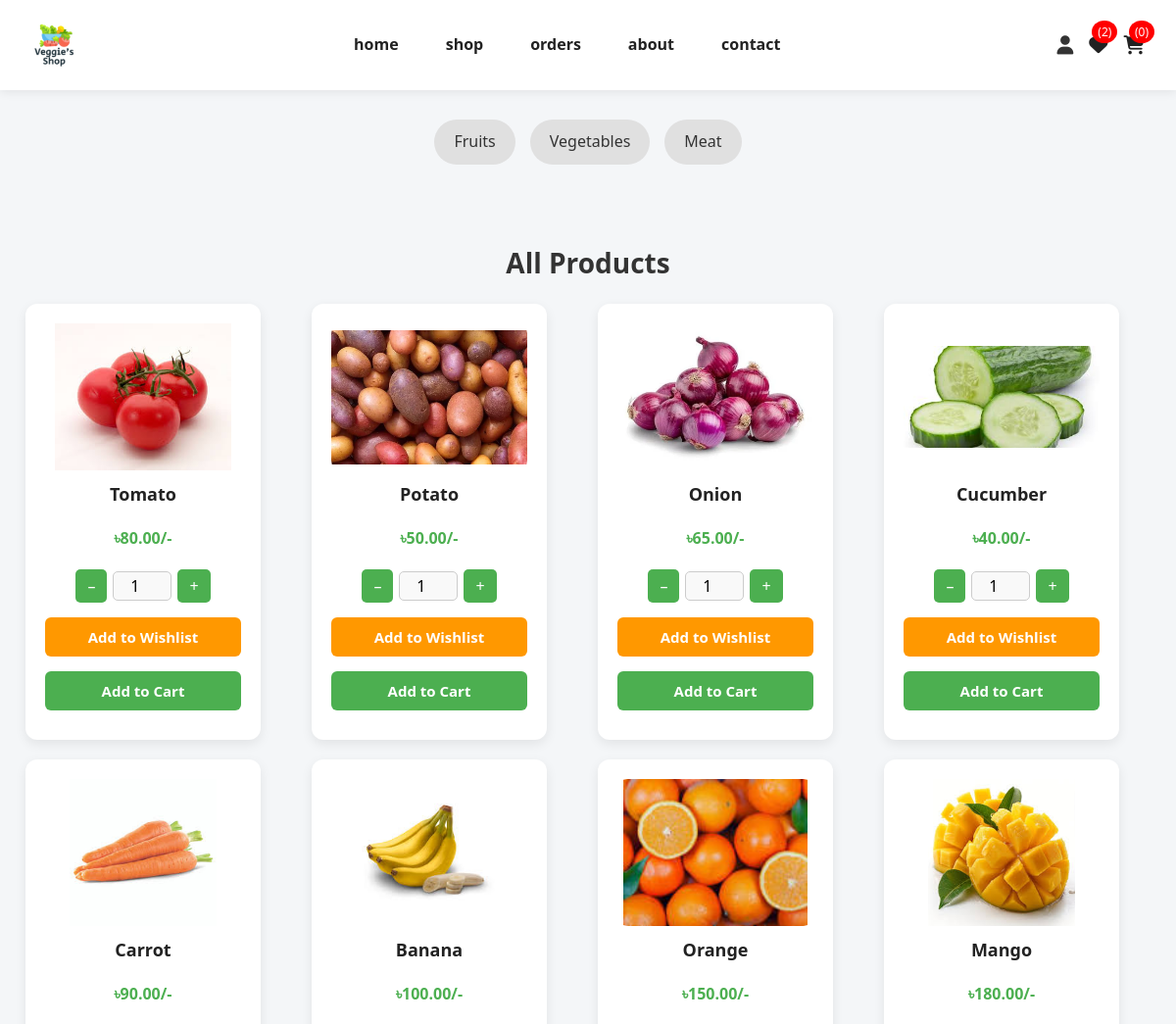
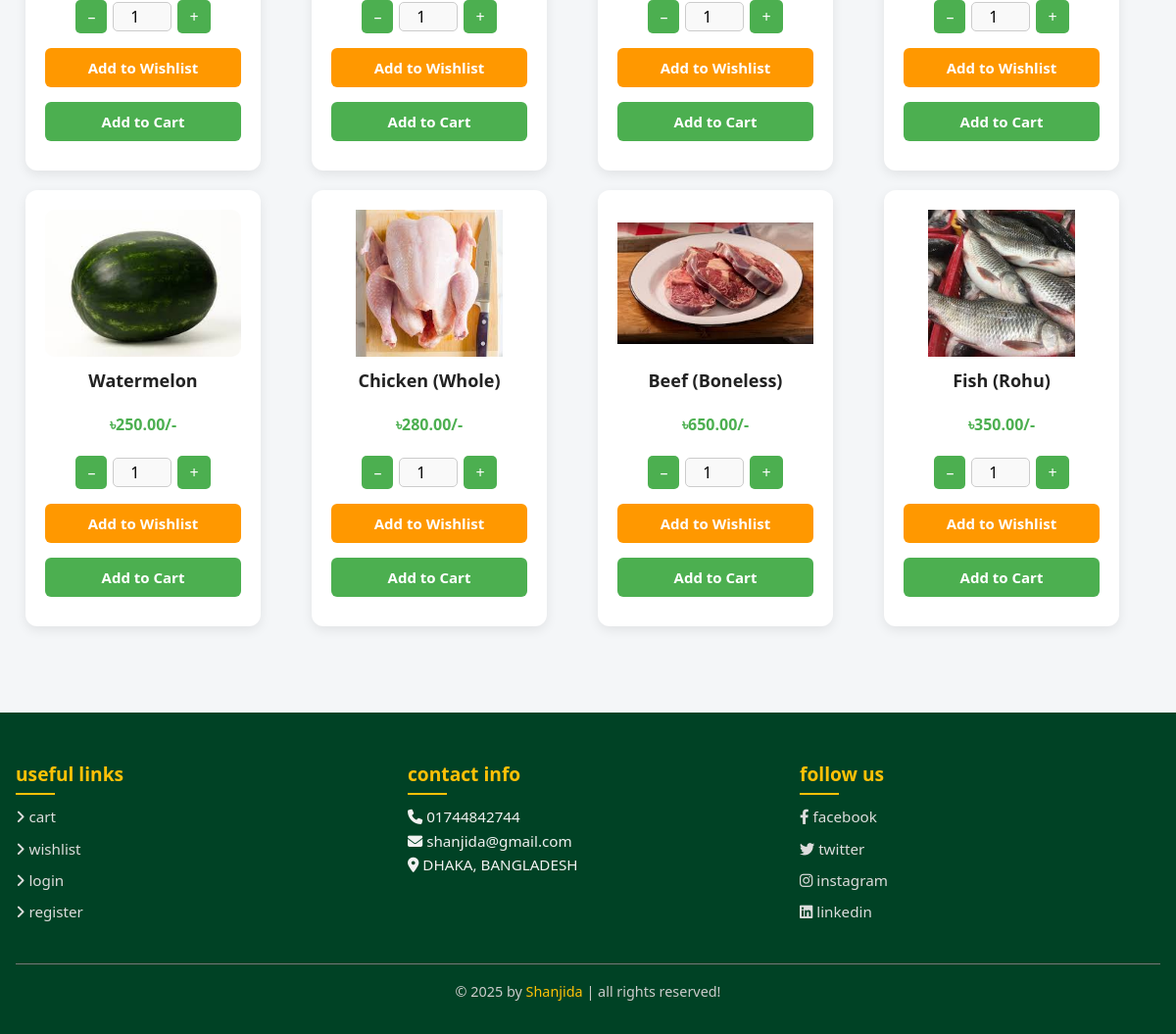
The app's page /shop.php (signed in) with its own data (2 pictures, top to bottom).
### tables this page shows
CREATE TABLE `products` (
  `id` int(11) NOT NULL,
  `name` varchar(255) NOT NULL,
  `price` decimal(10,2) NOT NULL,
  `image` varchar(255) NOT NULL,
  `details` text DEFAULT NULL,
  `category` varchar(100) NOT NULL
);

### shop.php (the view, shortened to what this page needs)
<?php
@include 'config.php';
?>
<!DOCTYPE html>
<html lang="en">
<head>
   <link rel="stylesheet" href="https://cdnjs.cloudflare.com/ajax/libs/font-awesome/6.1.1/css/all.min.css">
   <link rel="stylesheet" href="css/home.css">
    <link rel="stylesheet" href="css/shop.css">
</head>
<body>
<?php include 'header.php'; ?>
<section class="p-category">
   <a href="category.php?category=fruits">Fruits</a>
   <a href="category.php?category=Vegetables">Vegetables</a>
   <a href="category.php?category=meat">Meat</a>
</section>
<section class="products">
   <h1 class="title">All Products</h1>
   <div class="box-container">
   <?php
      $select_products = $conn->prepare("SELECT * FROM `products`");
      $select_products->execute();
      if($select_products->rowCount() > 0){
         while($fetch = $select_products->fetch(PDO::FETCH_ASSOC)){
   ?>
 <form action="" method="POST" class="box">
   <a href="view_page.php?pid=<?= $fetch['id']; ?>" class="product-click-area">
      <img src="uploaded_img/<?= $fetch['image']; ?>" alt="">
      <div class="name"><?= $fetch['name']; ?></div>
   </a>
   <div class="price">৳<span><?= $fetch['price']; ?></span>/-</div>
   <div class="quantity-wrapper">
      <button type="button" class="qty-btn minus">–</button>
      <input type="number" name="p_qty" value="1" class="qty-input" readonly>
      <button type="button" class="qty-btn plus">+</button>
   </div>
   <input type="submit" value="Add to Wishlist" class="option-btn" name="add_to_wishlist">
   <input type="submit" value="Add to Cart" class="btn" name="add_to_cart">
</form>
   <?php
         }
      } else {
         echo '<p class="empty">No products available.</p>';
      }
   ?>
   </div>
</section>
<?php include 'footer.php'; ?>
</body>
</html>

### css/home.css (style rules this page uses)
* { margin: 0; padding: 0; box-sizing: border-box; font-family: 'Segoe UI', sans-serif; }
body { background-color: #f4f6f8; color: #333; line-height: 1.6; }
a { text-decoration: none; color: inherit; }
img { max-width: 100%; display: block; }
.box-container { display: flex; flex-wrap: wrap; justify-content: center; gap: 2rem; }
.products { padding: 3rem 1rem; text-align: center; }
.products .title { font-size: 2rem; color: #004225; margin-bottom: 2rem; }
.products .box-container { display: flex; flex-wrap: wrap; justify-content: center; gap: 2rem; }
.products .box { background: white; border-radius: 12px; padding: 1.5rem; width: 240px; box-shadow: 0 2px 8px rgba(0,0,0,0.06); transition: 0.3s; position: relative; }
.products .box img { height: 150px; margin-bottom: 1rem; }
.products .price { color: #28a745; font-size: 1.3rem; font-weight: 700; }
.products .name { font-size: 1.1rem; margin: 0.8rem 0; }
.qty-btn { background-color: #28a745; color: white; border: none; padding: 4px 10px; border-radius: 4px; font-size: 18px; cursor: pointer; transition: background 0.3s ease; }
.qty-input { width: 40px; height: 30px; text-align: center; font-size: 16px; border-radius: 4px; border: 1px solid #ccc; }
.products .btn, .products .option-btn { display: block; width: 100%; margin: 5px auto; padding: 10px 0; font-weight: 600; border-radius: 6px; border: none; cursor: pointer; transition: background-color 0.3s ease; }
.products .btn { background-color: #28a745; color: white; }
.products .option-btn { background-color: #ffc107; color: white; }

### css/shop.css (style rules this page uses)
.p-category { display: flex; justify-content: center; flex-wrap: wrap; gap: 15px; padding: 30px 0 10px; }
.p-category a { padding: 10px 20px; background-color: #e0e0e0; border-radius: 25px; color: #333; text-decoration: none; transition: all 0.3s ease; font-weight: 500; }
.products .title { text-align: center; font-size: 28px; font-weight: bold; margin: 20px 0; color: #333; }
.products .box-container { display: grid; grid-template-columns: repeat(auto-fill, minmax(250px, 1fr)); gap: 20px; padding: 0 10px 40px; }
.products .box { background-color: #fff; padding: 20px; border-radius: 12px; box-shadow: 0 4px 12px rgba(0,0,0,0.08); display: flex; flex-direction: column; align-items: center; transition: transform 0.3s ease; }
.products .box img { width: 100%; max-height: 150px; object-fit: contain; margin-bottom: 10px; }
.products .box .name { font-size: 18px; font-weight: 600; color: #222; margin-bottom: 8px; text-align: center; }
.products .box .price { font-size: 16px; color: #4CAF50; font-weight: bold; margin-bottom: 8px; }
.products .box .btn, .products .box .option-btn { width: 100%; padding: 10px 0; border: none; border-radius: 6px; font-size: 15px; font-weight: 600; cursor: pointer; margin-bottom: 10px; transition: background 0.3s ease; }
.products .box .btn { background-color: #4CAF50; color: white; }
.products .box .option-btn { background-color: #ff9800; color: white; }
.box .product-click-area { display: block; width: 100%; text-align: center; margin-bottom: 10px; }
.box .product-click-area img { width: 100%; max-height: 150px; object-fit: contain; border-radius: 10px; transition: transform 0.3s ease; }
.quantity-wrapper { display: flex; justify-content: center; align-items: center; gap: 5px; margin: 10px 0; }
.qty-input { width: 60px; padding: 6px; text-align: center; border: 1px solid #ccc; border-radius: 5px; font-size: 16px; background-color: #f9f9f9; }
.qty-btn { padding: 6px 12px; background-color: #4CAF50; color: white; border: none; font-size: 16px; border-radius: 5px; cursor: pointer; }
.product-click-area { display: block; text-align: center; margin-bottom: 10px; text-decoration: none; color: inherit; }
.product-click-area img { width: 100%; max-height: 150px; object-fit: contain; transition: transform 0.3s ease; }
.product-click-area .name { font-weight: bold; font-size: 1rem; margin-top: 8px; }
.quantity-wrapper { display: flex; justify-content: center; align-items: center; gap: 6px; margin: 10px 0; }
.qty-input { width: 60px; padding: 6px; text-align: center; font-size: 16px; border: 1px solid #ccc; border-radius: 5px; background: #f9f9f9; }

### records on screen
products: image (picture), name "Tomato", price "80.00"
products: image (picture), name "Potato", price "50.00"
products: image (picture), name "Onion", price "65.00"
products: image (picture), name "Cucumber", price "40.00"
products: image (picture), name "Carrot", price "90.00"
products: image (picture), name "Banana", price "100.00"
products: image (picture), name "Orange", price "150.00"
products: image (picture), name "Mango", price "180.00"
products: image (picture), name "Watermelon", price "250.00"
products: image (picture), name "Chicken (Whole)", price "280.00"
products: image (picture), name "Beef (Boneless)", price "650.00"
products: image (picture), name "Fish (Rohu)", price "350.00"

### other values on screen
$count_wishlist_items->rowCount() "2"
$count_cart_items->rowCount() "0"
